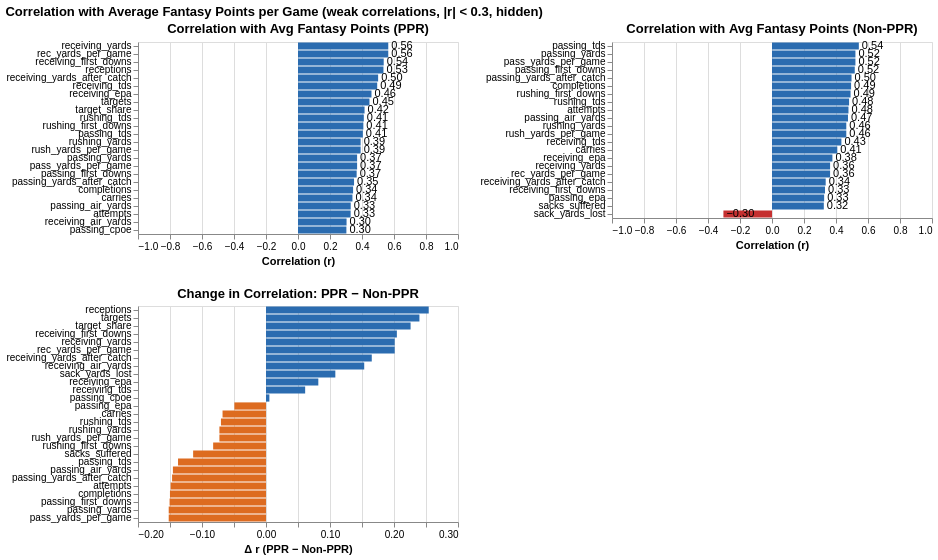

The notebook cell this image was saved under:
### Markdown cell above
### Correlations 

The following visuals highlight moderate and strong correlations between statistics and player performance. 

In this first pass **we have not separated by posistion intentionally**. Before examining posistion specific performance drivers, we want to uncover high level trends which will provide the foundational strategy for selecting players.

### Code cell
ppr_corr_bar_chart = viz.corr_bar_chart(
    all_ppr,
    "avg_fantasy_points",
    "Correlation with Avg Fantasy Points (PPR)",
    exclude=["fantasy_points"],
).properties(width=320, height=alt.Step(8))

nonppr_corr_bar_chart = viz.corr_bar_chart(
    all_nonppr,
    "avg_fantasy_points",
    "Correlation with Avg Fantasy Points (Non-PPR)",
    exclude=["fantasy_points"],
).properties(width=320, height=alt.Step(8))

# correlation of every numeric stat with the target, for each format
ppr_num = all_ppr.select_dtypes(include="number").copy()
nonppr_num = all_nonppr.select_dtypes(include="number").copy()

both = pd.DataFrame(
    {
        "PPR": ppr_num.drop(columns=["avg_fantasy_points", "fantasy_points"]).corrwith(
            ppr_num["avg_fantasy_points"]
        ),
        "Non-PPR": nonppr_num.drop(
            columns=["avg_fantasy_points", "fantasy_points"]
        ).corrwith(nonppr_num["avg_fantasy_points"]),
    }
).dropna()
both = both[(both.abs() >= 0.3).any(axis=1)].rename_axis("stat").reset_index()
both["difference"] = both["PPR"] - both["Non-PPR"]

difference_chart = (
    alt.Chart(both, title="Change in Correlation: PPR − Non-PPR")
    .mark_bar()
    .encode(
        x=alt.X("difference:Q", title="Δ r (PPR − Non-PPR)"),
        y=alt.Y("stat:N", sort="-x", title=None),
        color=alt.condition(
            "datum.difference > 0", alt.value("#2b6cb0"), alt.value("#dd6b20")
        ),
        tooltip=[
            "stat",
            alt.Tooltip("PPR:Q", format=".2f"),
            alt.Tooltip("Non-PPR:Q", format=".2f"),
            alt.Tooltip("difference:Q", format="+.2f"),
        ],
    )
    .properties(width=320, height=alt.Step(8))
)

((ppr_corr_bar_chart | nonppr_corr_bar_chart) & difference_chart).resolve_scale(
    color="independent"
).properties(
    title="Correlation with Average Fantasy Points per Game (weak correlations, |r| < 0.3, hidden)"
)

### Figure 1 — Vega-Lite specification as saved in the notebook (floating-point values rounded to 4 significant figures)
{"config": {"view": {"continuousWidth": 300, "continuousHeight": 300}}, "vconcat": [{"hconcat": [{"layer": [{"mark": {"type": "bar"}, "encoding": {"color": {"condition": {"test": "datum.correlation > 0", "value": "#2b6cb0"}, "value": "#c53030"}, "tooltip": [{"field": "stat", "type": "nominal"}, {"field": "correlation", "format": ".2f", "type": "quantitative"}], "x": {"field": "correlation", "scale": {"domain": [-1, 1]}, "title": "Correlation (r)", "type": "quantitative"}, "y": {"field": "stat", "sort": "-x", "title": null, "type": "nominal"}}, "title": "Correlation with Avg Fantasy Points (PPR)"}, {"mark": {"type": "text", "align": "left", "dx": 3}, "encoding": {"color": {"value": "black"}, "text": {"field": "correlation", "format": ".2f", "type": "quantitative"}, "tooltip": [{"field": "stat", "type": "nominal"}, {"field": "correlation", "format": ".2f", "type": "quantitative"}], "x": {"field": "correlation", "scale": {"domain": [-1, 1]}, "title": "Correlation (r)", "type": "quantitative"}, "y": {"field": "stat", "sort": "-x", "title": null, "type": "nominal"}}, "title": "Correlation with Avg Fantasy Points (PPR)"}], "data": {"name": "data-3018365033259501679a221e4bef8263"}, "height": {"step": 8}, "width": 320}, {"layer": [{"mark": {"type": "bar"}, "encoding": {"color": {"condition": {"test": "datum.correlation > 0", "value": "#2b6cb0"}, "value": "#c53030"}, "tooltip": [{"field": "stat", "type": "nominal"}, {"field": "correlation", "format": ".2f", "type": "quantitative"}], "x": {"field": "correlation", "scale": {"domain": [-1, 1]}, "title": "Correlation (r)", "type": "quantitative"}, "y": {"field": "stat", "sort": "-x", "title": null, "type": "nominal"}}, "title": "Correlation with Avg Fantasy Points (Non-PPR)"}, {"mark": {"type": "text", "align": "left", "dx": 3}, "encoding": {"color": {"value": "black"}, "text": {"field": "correlation", "format": ".2f", "type": "quantitative"}, "tooltip": [{"field": "stat", "type": "nominal"}, {"field": "correlation", "format": ".2f", "type": "quantitative"}], "x": {"field": "correlation", "scale": {"domain": [-1, 1]}, "title": "Correlation (r)", "type": "quantitative"}, "y": {"field": "stat", "sort": "-x", "title": null, "type": "nominal"}}, "title": "Correlation with Avg Fantasy Points (Non-PPR)"}], "data": {"name": "data-177c945d3831acc7399574a21c6ed744"}, "height": {"step": 8}, "width": 320}]}, {"data": {"name": "data-f7d0bef892e702ae1fcae9971589db3f"}, "mark": {"type": "bar"}, "encoding": {"color": {"condition": {"test": "datum.difference > 0", "value": "#2b6cb0"}, "value": "#dd6b20"}, "tooltip": [{"field": "stat", "type": "nominal"}, {"field": "PPR", "format": ".2f", "type": "quantitative"}, {"field": "Non-PPR", "format": ".2f", "type": "quantitative"}, {"field": "difference", "format": "+.2f", "type": "quantitative"}], "x": {"field": "difference", "title": "Δ r (PPR − Non-PPR)", "type": "quantitative"}, "y": {"field": "stat", "sort": "-x", "title": null, "type": "nominal"}}, "height": {"step": 8}, "title": "Change in Correlation: PPR − Non-PPR", "width": 320}], "resolve": {"scale": {"color": "independent"}}, "title": "Correlation with Average Fantasy Points per Game (weak correlations, |r| < 0.3, hidden)", "$schema": "https://vega.github.io/schema/vega-lite/v6.4.1.json", "datasets": {"data-3018365033259501679a221e4bef8263": [{"stat": "completions", "correlation": 0.3442}, {"stat": "attempts", "correlation": 0.3289}, {"stat": "passing_yards", "correlation": 0.3694}, {"stat": "passing_tds", "correlation": 0.4053}, {"stat": "passing_air_yards", "correlation": 0.3295}, {"stat": "passing_yards_after_catch", "correlation": 0.3503}, {"stat": "passing_first_downs", "correlation": 0.3666}, {"stat": "passing_cpoe", "correlation": 0.3024}, {"stat": "carries", "correlation": 0.3402}, {"stat": "rushing_yards", "correlation": 0.3915}, {"stat": "rushing_tds", "correlation": 0.4113}, {"stat": "rushing_first_downs", "correlation": 0.4085}, {"stat": "receptions", "correlation": 0.534}, {"stat": "targets", "correlation": 0.4467}, {"stat": "receiving_yards", "correlation": 0.5642}, {"stat": "receiving_tds", "correlation": 0.495}, {"stat": "receiving_air_yards", "correlation": 0.3035}, {"stat": "receiving_yards_after_catch", "correlation": 0.5008}, {"stat": "receiving_first_downs", "correlation": 0.5357}, {"stat": "receiving_epa", "correlation": 0.4593}, {"stat": "target_share", "correlation": 0.416}, {"stat": "pass_yards_per_game", "correlation": 0.3694}, {"stat": "rush_yards_per_game", "correlation": 0.3915}, {"stat": "rec_yards_per_game", "correlation": 0.5642}], "data-177c945d3831acc7399574a21c6ed744": [{"stat": "completions", "correlation": 0.4943}, {"stat": "attempts", "correlation": 0.4779}, {"stat": "passing_yards", "correlation": 0.5214}, {"stat": "passing_tds", "correlation": 0.5427}, {"stat": "sacks_suffered", "correlation": 0.3238}, {"stat": "sack_yards_lost", "correlation": -0.3037}, {"stat": "passing_air_yards", "correlation": 0.4749}, {"stat": "passing_yards_after_catch", "correlation": 0.497}, {"stat": "passing_first_downs", "correlation": 0.5172}, {"stat": "passing_epa", "correlation": 0.3259}, {"stat": "carries", "correlation": 0.4081}, {"stat": "rushing_yards", "correlation": 0.4643}, {"stat": "rushing_tds", "correlation": 0.4817}, {"stat": "rushing_first_downs", "correlation": 0.491}, {"stat": "receiving_yards", "correlation": 0.363}, {"stat": "receiving_tds", "correlation": 0.4338}, {"stat": "receiving_yards_after_catch", "correlation": 0.3355}, {"stat": "receiving_first_downs", "correlation": 0.3312}, {"stat": "receiving_epa", "correlation": 0.3775}, {"stat": "pass_yards_per_game", "correlation": 0.5214}, {"stat": "rush_yards_per_game", "correlation": 0.4643}, {"stat": "rec_yards_per_game", "correlation": 0.363}], "data-f7d0bef892e702ae1fcae9971589db3f": [{"stat": "completions", "PPR": 0.3442, "Non-PPR": 0.4943, "difference": -0.1501}, {"stat": "attempts", "PPR": 0.3289, "Non-PPR": 0.4779, "difference": -0.149}, {"stat": "passing_yards", "PPR": 0.3694, "Non-PPR": 0.5214, "difference": -0.152}, {"stat": "passing_tds", "PPR": 0.4053, "Non-PPR": 0.5427, "difference": -0.1375}, {"stat": "sacks_suffered", "PPR": 0.2099, "Non-PPR": 0.3238, "difference": -0.1138}, {"stat": "sack_yards_lost", "PPR": -0.1953, "Non-PPR": -0.3037, "difference": 0.1083}, {"stat": "passing_air_yards", "PPR": 0.3295, "Non-PPR": 0.4749, "difference": -0.1455}, {"stat": "passing_yards_after_catch", "PPR": 0.3503, "Non-PPR": 0.497, "difference": -0.1468}, {"stat": "passing_first_downs", "PPR": 0.3666, "Non-PPR": 0.5172, "difference": -0.1506}, {"stat": "passing_epa", "PPR": 0.2764, "Non-PPR": 0.3259, "difference": -0.04944}, {"stat": "passing_cpoe", "PPR": 0.3024, "Non-PPR": 0.2971, "difference": 0.005287}, {"stat": "carries", "PPR": 0.3402, "Non-PPR": 0.4081, "difference": -0.06789}, {"stat": "rushing_yards", "PPR": 0.3915, "Non-PPR": 0.4643, "difference": -0.07281}, {"stat": "rushing_tds", "PPR": 0.4113, "Non-PPR": 0.4817, "difference": -0.07038}, {"stat": "rushing_first_downs", "PPR": 0.4085, "Non-PPR": 0.491, "difference": -0.08257}, {"stat": "receptions", "PPR": 0.534, "Non-PPR": 0.2798, "difference": 0.2542}, {"stat": "targets", "PPR": 0.4467, "Non-PPR": 0.207, "difference": 0.2397}, {"stat": "receiving_yards", "PPR": 0.5642, "Non-PPR": 0.363, "difference": 0.2011}, {"stat": "receiving_tds", "PPR": 0.495, "Non-PPR": 0.4338, "difference": 0.06119}, {"stat": "receiving_air_yards", "PPR": 0.3035, "Non-PPR": 0.15, "difference": 0.1535}, {"stat": "receiving_yards_after_catch", "PPR": 0.5008, "Non-PPR": 0.3355, "difference": 0.1653}, {"stat": "receiving_first_downs", "PPR": 0.5357, "Non-PPR": 0.3312, "difference": 0.2045}, {"stat": "receiving_epa", "PPR": 0.4593, "Non-PPR": 0.3775, "difference": 0.08174}, {"stat": "target_share", "PPR": 0.416, "Non-PPR": 0.1901, "difference": 0.2259}, {"stat": "pass_yards_per_game", "PPR": 0.3694, "Non-PPR": 0.5214, "difference": -0.152}, {"stat": "rush_yards_per_game", "PPR": 0.3915, "Non-PPR": 0.4643, "difference": -0.07281}, {"stat": "rec_yards_per_game", "PPR": 0.5642, "Non-PPR": 0.363, "difference": 0.2011}]}}
